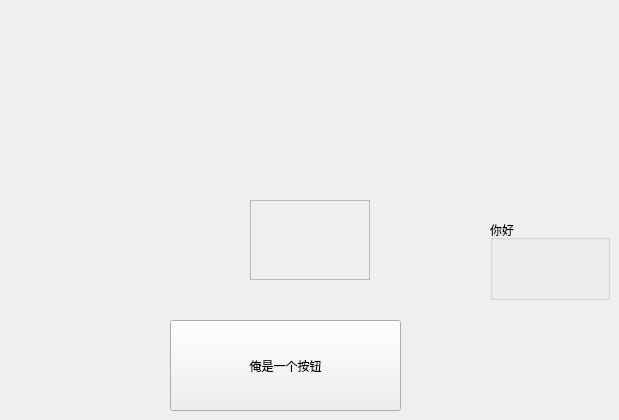
  <widget class="QWidget" name="centralwidget">
   <widget class="QPushButton" name="pbDemo">
    <property name="geometry">
     <rect>
      <x>170</x>
      <y>320</y>
      <width>231</width>
      <height>91</height>
     </rect>
    </property>
    <property name="styleSheet">
     <string notr="true">/*  ------------------------------------------------------------------------  */
/* QtMaterial - https://github.com/UN-GCPDS/qt-material
/* By Yeison Cardona - GCPDS
/*  ------------------------------------------------------------------------  */

*{
  color: #555555;

  font-family: Roboto;

  
    font-size: 13px;
  

  
    line-height: 13px;
  

  selection-background-color: #75a7ff;
  selection-color: #3c3c3c;
}

*:focus {
   outline: none;
}

/*  ------------------------------------------------------------------------  */
/*  Custom colors  */

.danger{
  color: #dc3545;
  background-color: transparent;
}

.warning{
  color: #ffc107;
  background-color: transparent;
}

.success{
  color: #17a2b8;
  background-color: transparent;
}

.danger:disabled{
  color: rgba(220, 53, 69, 0.4);
  border-color: rgba(220, 53, 69, 0.4);
}

.warning:disabled{
  color: rgba(255, 193, 7, 0.4);
  border-color: rgba(255, 193, 7, 0.4);
}

.success:disabled{
  color: rgba(23, 162, 184, 0.4);
  border-color: rgba(23, 162, 184, 0.4);
}

.danger:flat:disabled{
  background-color: rgba(220, 53, 69, 0.1);
}

.warning:flat:disabled{
  background-color: rgba(255, 193, 7, 0.1);
}

.success:flat:disabled{
  background-color: rgba(23, 162, 184, 0.1);
}

/*  ------------------------------------------------------------------------  */
/*  Basic widgets  */

QWidget {
  background-color: #e6e6e6;
}

QGroupBox,
QFrame {
  background-color: #e6e6e6;
  border: 2px solid #ffffff;
  border-radius: 4px;
}

QGroupBox.fill_background,
QFrame.fill_background {
  background-color: #f5f5f5;
  border: 2px solid #f5f5f5;
  border-radius: 4px;
}

QSplitter {
  background-color: transparent;
  border: none
}

QStatusBar {
  color: #555555;
  background-color: rgba(255, 255, 255, 0.2);
  border-radius: 0px;
}

QScrollArea,
QStackedWidget,
QWidget &gt; QToolBox,
QToolBox &gt; QWidget,
QTabWidget &gt; QWidget {
  border: none;
}

QTabWidget::pane {
  border: none;
}

/*  ------------------------------------------------------------------------  */
/*  Inputs  */

QDateTimeEdit,
QSpinBox,
QDoubleSpinBox,
QTextEdit,
QLineEdit,
QPushButton {
  color: #2979ff;
  background-color: #e6e6e6;
  border: 2px solid #2979ff;
  border-radius: 4px;
  height: 32px;
}

QDateTimeEdit,
QSpinBox,
QDoubleSpinBox,
QTreeView,
QListView,
QLineEdit,
QComboBox {
  padding-left: 16px;
  border-radius: 0px;
  background-color: #f5f5f5;
  border-width: 0 0 2px 0;
  border-radius: 0px;
  border-top-left-radius: 4px;
  border-top-right-radius: 4px;
  height: 32px;
}

QPlainTextEdit {
  border-radius: 4px;
  padding: 8px 16px;
  background-color: #e6e6e6;
  border: 2px solid #ffffff;
}

QTextEdit {
  padding: 8px 16px;
  border-radius: 4px;
  background-color: #f5f5f5;
}

QDateTimeEdit:disabled,
QSpinBox:disabled,
QDoubleSpinBox:disabled,
QTextEdit:disabled,
QLineEdit:disabled {
  color: rgba(41, 121, 255, 0.2);
  background-color: rgba(245, 245, 245, 0.75);
  border: 2px solid rgba(41, 121, 255, 0.2);
  border-width: 0 0 2px 0;
  padding: 0px 16px;
  border-radius: 0px;
  border-top-left-radius: 4px;
  border-top-right-radius: 4px;
  height: 32px;
}

/*  ------------------------------------------------------------------------  */
/*  QComboBox  */

QComboBox {
  color: #2979ff;
  border: 1px solid #2979ff;
  border-width: 0 0 2px 0;
  background-color: #f5f5f5;
  border-radius: 0px;
  border-top-left-radius: 4px;
  border-top-right-radius: 4px;
  height: 32px;
}

QComboBox:disabled {
  color: rgba(41, 121, 255, 0.2);
  background-color: rgba(245, 245, 245, 0.75);
  border-bottom: 2px solid rgba(41, 121, 255, 0.2);
}

QComboBox::drop-down {
  border: none;
  color: #2979ff;
  width: 20px;
}

QComboBox::down-arrow {
  image: url(icon:/primary/downarrow.svg);
  margin-right: 12px;
}

QComboBox::down-arrow:disabled {
  image: url(icon:/disabled/downarrow.svg);
  margin-right: 12px;
}

QComboBox QAbstractItemView {
  background-color: #f5f5f5;
  border: 2px solid #ffffff;
  border-radius: 4px;
}

QComboBox[frame='false'] {
  color: #2979ff;
  background-color: transparent;
  border: 1px solid transparent;
}
QComboBox[frame='false']:disabled {
  color: rgba(41, 121, 255, 0.2);
}

/*  ------------------------------------------------------------------------  */
/*  Spin buttons  */

QDateTimeEdit::up-button,
QDoubleSpinBox::up-button,
QSpinBox::up-button {
  subcontrol-origin: border;
  subcontrol-position: top right;
  width: 20px;
  image: url(icon:/primary/uparrow.svg);
  border-width: 0px;
  margin-right: 5px;
}

QDateTimeEdit::up-button:disabled,
QDoubleSpinBox::up-button:disabled,
QSpinBox::up-button:disabled {
  image: url(icon:/disabled/uparrow.svg);
}

QDateTimeEdit::down-button,
QDoubleSpinBox::down-button,
QSpinBox::down-button {
  subcontrol-origin: border;
  subcontrol-position: bottom right;
  width: 20px;
  image: url(icon:/primary/downarrow.svg);
  border-width: 0px;
  border-top-width: 0;
  margin-right: 5px;
}

QDateTimeEdit::down-button:disabled,
QDoubleSpinBox::down-button:disabled,
QSpinBox::down-button:disabled {
  image: url(icon:/disabled/downarrow.svg);
}

/*  ------------------------------------------------------------------------  */
/*  QPushButton  */

QPushButton {
  text-transform: uppercase;
  margin: 0px;
  padding: 1px 16px;
  height: 32px;
  font-weight: bold;

  
    border-radius: 4px;
  


}

QPushButton:checked,
QPushButton:pressed {
  color: #e6e6e6;
  background-color: #2979ff;
}

QPushButton:flat {
  margin: 0px;
  color: #2979ff;
  border: none;
  background-color: transparent;
}

QPushButton:flat:hover {
  background-color: rgba(41, 121, 255, 0.2);
}

QPushButton:flat:pressed,
QPushButton:flat:checked {
  background-color: rgba(41, 121, 255, 0.1);
}

QPushButton:disabled {
  color: rgba(255, 255, 255, 0.75);
  background-color: transparent;
  border-color:  #ffffff;
}

QPushButton:flat:disabled {
  color: rgba(255, 255, 255, 0.75);
  background-color: rgba(255, 255, 255, 0.25);
  border: none;
}

QPushButton:disabled {
  border: 2px solid rgba(255, 255, 255, 0.75);
}

QPushButton:checked:disabled {
  color: #f5f5f5;
  background-color: #ffffff;
  border-color:  #ffffff;
}

/*  ------------------------------------------------------------------------  */
/*  QTabBar  */

QTabBar{
  text-transform: uppercase;
  font-weight: bold;
}

QTabBar::tab {
  color: #555555;
  border: 0px;
}

QTabBar::tab:bottom,
QTabBar::tab:top{
  padding: 0 16px;
  height: 28px;
}

QTabBar::tab:left,
QTabBar::tab:right{
  padding: 16px 0;
  width: 28px;
}

QTabBar::tab:top:selected,
QTabBar::tab:top:hover {
  color: #2979ff;
  border-bottom: 2px solid #2979ff;
}

QTabBar::tab:bottom:selected,
QTabBar::tab:bottom:hover {
  color: #2979ff;
  border-top: 2px solid #2979ff;
}

QTabBar::tab:right:selected,
QTabBar::tab:right:hover {
  color: #2979ff;
  border-left: 2px solid #2979ff;
}

QTabBar::tab:left:selected,
QTabBar::tab:left:hover {
  color: #2979ff;
  border-right: 2px solid #2979ff;
}

QTabBar QToolButton:hover,
QTabBar QToolButton {
  border: 20px;
  background-color: #e6e6e6;
}

QTabBar QToolButton::up-arrow {
  image: url(icon:/disabled/uparrow2.svg);
}

QTabBar QToolButton::up-arrow:hover {
  image: url(icon:/primary/uparrow2.svg);
}

QTabBar QToolButton::down-arrow {
  image: url(icon:/disabled/downarrow2.svg);
}

QTabBar QToolButton::down-arrow:hover {
  image: url(icon:/primary/downarrow2.svg);
}

QTabBar QToolButton::right-arrow {
  image: url(icon:/primary/rightarrow2.svg);
}

QTabBar QToolButton::right-arrow:hover {
  image: url(icon:/disabled/rightarrow2.svg);
}

QTabBar QToolButton::left-arrow {
  image: url(icon:/primary/leftarrow2.svg);
}

QTabBar QToolButton::left-arrow:hover {
  image: url(icon:/disabled/leftarrow2.svg);
}

QTabBar::close-button {
  image: url(icon:/disabled/tab_close.svg);
}

QTabBar::close-button:hover {
  image: url(icon:/primary/tab_close.svg);
}

/*  ------------------------------------------------------------------------  */
/*  QGroupBox  */

QGroupBox {
  padding: 16px;
  padding-top: 36px;
  line-height: ;
  text-transform: uppercase;
  font-size: ;
}

QGroupBox::title {
  color: rgba(85, 85, 85, 0.4);
  subcontrol-origin: margin;
  subcontrol-position: top left;
  padding: 16px;
  background-color: #e6e6e6;
  background-color: transparent;
  height: 36px;
}

/*  ------------------------------------------------------------------------  */
/*  QRadioButton and QCheckBox labels  */

QRadioButton,
QCheckBox {
  spacing: 12px;
  color: #555555;
  line-height: 14px;
  height: 36px;
  background-color: transparent;
  spacing: 5px;
}

QRadioButton:disabled,
QCheckBox:disabled {
  color: rgba(85, 85, 85, 0.3);
}

/*  ------------------------------------------------------------------------  */
/*  General Indicators  */

QGroupBox::indicator {
  width: 24px;
  height: 24px;
  border-radius: 3px;
}

QMenu::indicator,
QListView::indicator,
QTableWidget::indicator,
QRadioButton::indicator,
QCheckBox::indicator {
  width: 28px;
  height: 28px;
  border-radius: 4px;
 }

/*  ------------------------------------------------------------------------  */
/*  QListView Indicator  */

QListView::indicator:checked,
QListView::indicator:checked:selected,
QListView::indicator:checked:focus {
  image: url(icon:/primary/checklist.svg);
}

QListView::indicator:checked:selected:active {
  image: url(icon:/primary/checklist_invert.svg);
}

QListView::indicator:checked:disabled {
  image: url(icon:/disabled/checklist.svg);
}

QListView::indicator:indeterminate,
QListView::indicator:indeterminate:selected,
QListView::indicator:indeterminate:focus {
  image: url(icon:/primary/checklist_indeterminate.svg);
}

QListView::indicator:indeterminate:selected:active {
  image: url(icon:/primary/checklist_indeterminate_invert.svg);
}

QListView::indicator:indeterminate:disabled {
  image: url(icon:/disabled/checklist_indeterminate.svg);
}

/*  ------------------------------------------------------------------------  */
/*  QTableView Indicator  */

QTableView::indicator:enabled:checked,
QTableView::indicator:enabled:checked:selected,
QTableView::indicator:enabled:checked:focus {
  image: url(icon:/primary/checkbox_checked.svg);
}

QTableView::indicator:checked:selected:active {
  image: url(icon:/primary/checkbox_checked_invert.svg);
}

QTableView::indicator:disabled:checked,
QTableView::indicator:disabled:checked:selected,
QTableView::indicator:disabled:checked:focus {
  image: url(icon:/disabled/checkbox_checked.svg);
}

QTableView::indicator:enabled:unchecked,
QTableView::indicator:enabled:unchecked:selected,
QTableView::indicator:enabled:unchecked:focus {
  image: url(icon:/primary/checkbox_unchecked.svg);
}

QTableView::indicator:unchecked:selected:active {
  image: url(icon:/primary/checkbox_unchecked_invert.svg);
}

QTableView::indicator:disabled:unchecked,
QTableView::indicator:disabled:unchecked:selected,
QTableView::indicator:disabled:unchecked:focus {
  image: url(icon:/disabled/checkbox_unchecked.svg);
}

QTableView::indicator:enabled:indeterminate,
QTableView::indicator:enabled:indeterminate:selected,
QTableView::indicator:enabled:indeterminate:focus {
  image: url(icon:/primary/checkbox_indeterminate.svg);
}

QTableView::indicator:indeterminate:selected:active {
  image: url(icon:/primary/checkbox_indeterminate_invert.svg);
}

QTableView::indicator:disabled:indeterminate,
QTableView::indicator:disabled:indeterminate:selected,
QTableView::indicator:disabled:indeterminate:focus {
  image: url(icon:/disabled/checkbox_indeterminate.svg);
}

/*  ------------------------------------------------------------------------  */
/*  QCheckBox and QGroupBox Indicator  */

QCheckBox::indicator:checked,
QGroupBox::indicator:checked {
  image: url(icon:/primary/checkbox_checked.svg);
}

QCheckBox::indicator:unchecked,
QGroupBox::indicator:unchecked {
  image: url(icon:/primary/checkbox_unchecked.svg);
}

QCheckBox::indicator:indeterminate,
QGroupBox::indicator:indeterminate {
  image: url(icon:/primary/checkbox_indeterminate.svg);
}

QCheckBox::indicator:checked:disabled,
QGroupBox::indicator:checked:disabled {
  image: url(icon:/disabled/checkbox_checked.svg);
}

QCheckBox::indicator:unchecked:disabled,
QGroupBox::indicator:unchecked:disabled {
  image: url(icon:/disabled/checkbox_unchecked.svg);
}

QCheckBox::indicator:indeterminate:disabled,
QGroupBox::indicator:indeterminate:disabled {
  image: url(icon:/disabled/checkbox_indeterminate.svg);
}

/*  ------------------------------------------------------------------------  */
/*  QRadioButton Indicator  */

QRadioButton::indicator:checked {
  image: url(icon:/primary/radiobutton_checked.svg);
}

QRadioButton::indicator:unchecked {
  image: url(icon:/primary/radiobutton_unchecked.svg);
}

QRadioButton::indicator:checked:disabled {
  image: url(icon:/disabled/radiobutton_checked.svg);
}

QRadioButton::indicator:unchecked:disabled {
  image: url(icon:/disabled/radiobutton_unchecked.svg);
}

/*  ------------------------------------------------------------------------  */
/*  QDockWidget  */

QDockWidget {
  color: #555555;
  text-transform: uppercase;
  border: 2px solid #f5f5f5;
  titlebar-close-icon: url(icon:/primary/close.svg);
  titlebar-normal-icon: url(icon:/primary/float.svg);
  border-radius: 4px;
}

QDockWidget::title {
  text-align: left;
  padding-left: 36px;
  padding: 3px;
  margin-top: 4px;
}

/*  ------------------------------------------------------------------------  */
/*  QComboBox indicator  */

QComboBox::indicator:checked {
  image: url(icon:/primary/checklist.svg);
}

QComboBox::indicator:checked:selected {
  image: url(icon:/primary/checklist_invert.svg);
}

/*  ------------------------------------------------------------------------  */
/*  Menu Items  */

QComboBox::item,
QCalendarWidget QMenu::item,
QMenu::item {
  
    height: 28px;
  
  border: 8px solid transparent;
  color: #555555;
}

QCalendarWidget QMenu::item,
QMenu::item {
  
    
  
}


QComboBox::item:selected,
QCalendarWidget QMenu::item:selected,
QMenu::item:selected {
  color: #3c3c3c;
  background-color: #75a7ff;
  border-radius: 0px;
}

QComboBox::item:disabled,
QCalendarWidget QMenu::item:disabled,
QMenu::item:disabled {
  color: rgba(85, 85, 85, 0.3);
}

/*  ------------------------------------------------------------------------  */
/*  QMenu  */

QCalendarWidget QMenu,
QMenu {
  background-color: #f5f5f5;
  border: 2px solid #ffffff;
  border-radius: 4px;
}

QMenu::separator {
  height: 2px;
  background-color: #ffffff;
  margin-left: 2px;
  margin-right: 2px;
}

QMenu::right-arrow{
  image: url(icon:/primary/rightarrow.svg);
  width: 16px;
  height: 16px;
}

QMenu::right-arrow:selected{
  image: url(icon:/disabled/rightarrow.svg);
}

QMenu::indicator:non-exclusive:unchecked {
  image: url(icon:/primary/checkbox_unchecked.svg);
}

QMenu::indicator:non-exclusive:unchecked:selected {
  image: url(icon:/primary/checkbox_unchecked_invert.svg);
}

QMenu::indicator:non-exclusive:checked {
  image: url(icon:/primary/checkbox_checked.svg);
}

QMenu::indicator:non-exclusive:checked:selected {
  image: url(icon:/primary/checkbox_checked_invert.svg);
}

QMenu::indicator:exclusive:unchecked {
  image: url(icon:/primary/radiobutton_unchecked.svg);
}

QMenu::indicator:exclusive:unchecked:selected {
  image: url(icon:/primary/radiobutton_unchecked_invert.svg);
}

QMenu::indicator:exclusive:checked {
  image: url(icon:/primary/radiobutton_checked.svg);
}

QMenu::indicator:exclusive:checked:selected {
  image: url(icon:/primary/radiobutton_checked_invert.svg);
}

/*  ------------------------------------------------------------------------  */
/*  QMenuBar  */

QMenuBar {
  background-color: #f5f5f5;
  color: #555555;
}

QMenuBar::item {
  height: 32px;
  padding: 8px;
  background-color: transparent;
  color: #555555;
}

QMenuBar::item:selected,
QMenuBar::item:pressed {
  color: #3c3c3c;
  background-color: #75a7ff;
}

/*  ------------------------------------------------------------------------  */
/*  QToolBox  */

QToolBox::tab {
  background-color: #f5f5f5;
  color: #555555;
  text-transform: uppercase;
  border-radius: 4px;
  padding-left: 15px;
}

QToolBox::tab:selected,
QToolBox::tab:hover {
  background-color: rgba(41, 121, 255, 0.2);
}

/*  ------------------------------------------------------------------------  */
/*  QProgressBar  */

QProgressBar {
  border-radius: 0;
  background-color: #ffffff;
  text-align: center;
  color: transparent;
}

QProgressBar::chunk {
  background-color: #2979ff;
}

/*  ------------------------------------------------------------------------  */
/*  QScrollBar  */

QScrollBar:horizontal {
  border: 0;
  background: #f5f5f5;
  height: 8px;
}

QScrollBar:vertical {
  border: 0;
  background: #f5f5f5;
  width: 8px;
}

QScrollBar::handle {
  background: rgba(41, 121, 255, 0.1);
}

QScrollBar::handle:horizontal {
  min-width: 24px;
}

QScrollBar::handle:vertical {
  min-height: 24px;
}

QScrollBar::handle:vertical:hover,
QScrollBar::handle:horizontal:hover {
  background: #2979ff;
}

QScrollBar::add-line:vertical,
QScrollBar::sub-line:vertical,
QScrollBar::add-line:horizontal,
QScrollBar::sub-line:horizontal {
  border: 0;
  background: transparent;
  width: 0px;
  height: 0px;
}

/*  ------------------------------------------------------------------------  */
/*  QScrollBar-Big  */

QScrollBar.big:horizontal {
  border: 0;
  background: #f5f5f5;
  height: 36px;
}

QScrollBar.big:vertical {
  border: 0;
  background: #f5f5f5;
  width: 36px;
}

QScrollBar.big::handle,
QScrollBar.big::handle:vertical:hover,
QScrollBar.big::handle:horizontal:hover {
  background: #2979ff;
}

QScrollBar.big::handle:horizontal {
  min-width: 24px;
}

QScrollBar.big::handle:vertical {
  min-height: 24px;
}

QScrollBar.big::add-line:vertical,
QScrollBar.big::sub-line:vertical,
QScrollBar.big::add-line:horizontal,
QScrollBar.big::sub-line:horizontal {
  border: 0;
  background: transparent;
  width: 0px;
  height: 0px;
}

/*  ------------------------------------------------------------------------  */
/*  QSlider  */

QSlider:horizontal {
  min-height: 24px;
  max-height: 24px;
}

QSlider:vertical {
  min-width: 24px;
  max-width: 24px;
}

QSlider::groove:horizontal {
  height: 4px;
  background: #393939;
  margin: 0 12px;
}

QSlider::groove:vertical {
  width: 4px;
  background: #393939;
  margin: 12px 0;
  border-radius: 24px;
}

QSlider::handle:horizontal {
  image: url(icon:/primary/slider.svg);
  width: 24px;
  height: 24px;
  margin: -24px -12px;
}

QSlider::handle:vertical {
  image: url(icon:/primary/slider.svg);
  border-radius: 24px;
  width: 24px;
  height: 24px;
  margin: -12px -24px;
}

QSlider::add-page {
background: #f5f5f5;
}

QSlider::sub-page {
background: #2979ff;
}

/*  ------------------------------------------------------------------------  */
/*  QLabel  */

QLabel {
  border: none;
  background: transparent;
  color: #555555
}

QLabel:disabled {
  color: rgba(85, 85, 85, 0.2)
}

/*  ------------------------------------------------------------------------  */
/*  VLines and HLinex  */

QFrame[frameShape=&quot;4&quot;] {
    border-width: 1px 0 0 0;
    background: none;
}

QFrame[frameShape=&quot;5&quot;] {
    border-width: 0 1px 0 0;
    background: none;
}

QFrame[frameShape=&quot;4&quot;],
QFrame[frameShape=&quot;5&quot;] {
  border-color: #ffffff;
}

/*  ------------------------------------------------------------------------  */
/*  QToolBar  */

QToolBar {
  background: #e6e6e6;
  border: 0px solid;
}

QToolBar:horizontal {
  border-bottom: 1px solid #ffffff;
}

QToolBar:vertical {
  border-right: 1px solid #ffffff;
}

QToolBar::handle:horizontal {
  image: url(icon:/primary/toolbar-handle-horizontal.svg);
}

QToolBar::handle:vertical {
  image: url(icon:/primary/toolbar-handle-vertical.svg);
}

QToolBar::separator:horizontal {
  border-right: 1px solid #ffffff;
  border-left: 1px solid #ffffff;
  width: 1px;
}

QToolBar::separator:vertical {
  border-top: 1px solid #ffffff;
  border-bottom: 1px solid #ffffff;
  height: 1px;
}


/*  ------------------------------------------------------------------------  */
/*  QToolButton  */

QToolButton {
  background: #e6e6e6;
  border: 0px;
  height: 36px;
  margin: 3px;
  padding: 3px;
  border-right: 12px solid #e6e6e6;
  border-left: 12px solid #e6e6e6;
}

QToolButton:hover {
  background: #ffffff;
  border-right: 12px solid #ffffff;
  border-left: 12px solid #ffffff;
}

QToolButton:pressed {
  background: #f5f5f5;
  border-right: 12px solid #f5f5f5;
  border-left: 12px solid #f5f5f5;
}

QToolButton:checked {
  background: #ffffff;
  border-left: 12px solid #ffffff;
  border-right: 12px solid #2979ff;
}

/*  ------------------------------------------------------------------------  */
/*  General viewers  */

QTableView {
  background-color: #e6e6e6;
  border: 1px solid #f5f5f5;
  border-radius: 4px;
}

QTreeView,
QListView {
  border-radius: 4px;
  padding: 4px;
  margin: 0px;
  border: 0px;
}

QTableView::item,
QTreeView::item,
QListView::item {
  padding: 4px;
  min-height: 32px;
  color: #555555;
  selection-color: #555555; /* For Windows */
  border-color: transparent;  /* Fix #34 */
}

/*  ------------------------------------------------------------------------  */
/*  Items Selection */

QTableView::item:selected,
QTreeView::item:selected,
QListView::item:selected {
  background-color: rgba(41, 121, 255, 0.2);
  selection-background-color: rgba(41, 121, 255, 0.2);
  color: #555555;
  selection-color: #555555; /* For Windows */
}

QTableView::item:selected:focus,
QTreeView::item:selected:focus,
QListView::item:selected:focus {
  background-color: #2979ff;
  selection-background-color: #2979ff;
  color: #3c3c3c;
  selection-color: #3c3c3c; /* For Windows */
}

QTableView {
  selection-background-color: rgba(41, 121, 255, 0.2);
}

QTableView:focus {
  selection-background-color: #2979ff;
}

QTableView::item:disabled {
  color: rgba(85, 85, 85, 0.3);
  selection-color: rgba(85, 85, 85, 0.3);
  background-color: #f5f5f5;
  selection-background-color: #f5f5f5;
}

/*  ------------------------------------------------------------------------  */
/*  QTreeView  */

QTreeView::branch{
  background-color: #f5f5f5;
}

QTreeView::branch:closed:has-children:has-siblings,
QTreeView::branch:closed:has-children:!has-siblings {
  image: url(icon:/primary/branch-closed.svg);
}

QTreeView::branch:open:has-children:!has-siblings,
QTreeView::branch:open:has-children:has-siblings {
  image: url(icon:/primary/branch-open.svg);
}

QTreeView::branch:has-siblings:!adjoins-item {
  border-image: url(icon:/disabled/vline.svg) 0;
}

QTreeView::branch:has-siblings:adjoins-item {
    border-image: url(icon:/disabled/branch-more.svg) 0;
}

QTreeView::branch:!has-children:!has-siblings:adjoins-item,
QTreeView::branch:has-children:!has-siblings:adjoins-item {
    border-image: url(icon:/disabled/branch-end.svg) 0;
}

QTreeView QHeaderView::section {
  border: none;
}


/*  ------------------------------------------------------------------------  */
/*  Custom buttons  */

QPushButton.danger {
  border-color: #dc3545;
  color: #dc3545;
}

QPushButton.danger:checked,
QPushButton.danger:pressed {
  color: #e6e6e6;
  background-color: #dc3545;
}

QPushButton.warning{
  border-color: #ffc107;
  color: #ffc107;
}

QPushButton.warning:checked,
QPushButton.warning:pressed {
  color: #e6e6e6;
  background-color: #ffc107;
}

QPushButton.success {
  border-color: #17a2b8;
  color: #17a2b8;
}

QPushButton.success:checked,
QPushButton.success:pressed {
  color: #e6e6e6;
  background-color: #17a2b8;
}

QPushButton.danger:flat:hover {
  background-color: rgba(220, 53, 69, 0.2);
}

QPushButton.danger:flat:pressed,
QPushButton.danger:flat:checked {
  background-color: rgba(220, 53, 69, 0.1);
  color: #dc3545;
}

QPushButton.warning:flat:hover {
  background-color: rgba(255, 193, 7, 0.2);
}

QPushButton.warning:flat:pressed,
QPushButton.warning:flat:checked {
  background-color: rgba(255, 193, 7, 0.1);
  color: #ffc107;
}

QPushButton.success:flat:hover {
  background-color: rgba(23, 162, 184, 0.2);
}

QPushButton.success:flat:pressed,
QPushButton.success:flat:checked {
  background-color: rgba(23, 162, 184, 0.1);
  color: #17a2b8;
}

/*  ------------------------------------------------------------------------  */
/*  QTableView  */

QTableCornerButton::section {
  background-color: #f5f5f5;
  border-radius: 0px;
  border-right: 1px solid;
  border-bottom: 1px solid;
  border-color: #e6e6e6;
}

QTableView {
  alternate-background-color: rgba(245, 245, 245, 0.7);
}

QHeaderView {
  border: none;
}

QHeaderView::section {
  color: rgba(85, 85, 85, 0.7);
  text-transform: uppercase;
  background-color: #f5f5f5;
  padding: 0 24px;
  height: 36px;
  border-radius: 0px;
  border-right: 1px solid;
  border-bottom: 1px solid;
  border-color: #e6e6e6;
}

QHeaderView::section:vertical {

}

QHeaderView::section:horizontal {

}

/*  ------------------------------------------------------------------------  */
/*  QLCDNumber  */

QLCDNumber {
  color: #2979ff;
  background-color:rgba(41, 121, 255, 0.1);
  border: 1px solid rgba(41, 121, 255, 0.3);
  border-radius: 4px;
}

/*  ------------------------------------------------------------------------  */
/*  QCalendarWidget  */

#qt_calendar_prevmonth {
  qproperty-icon: url(icon:/primary/leftarrow.svg);
}

#qt_calendar_nextmonth {
  qproperty-icon: url(icon:/primary/rightarrow.svg);
}

/*  ------------------------------------------------------------------------  */
/*  Inline QLineEdit  */

QTreeView QLineEdit,
QTableView QLineEdit,
QListView QLineEdit {
  color: #555555;
  background-color: #f5f5f5;
  border: 1px solid unset;
  border-radius: unset;
  padding: unset;
  padding-left: unset;
  height: unset;
  border-width: unset;
  border-top-left-radius: unset;
  border-top-right-radius: unset;
}

/*  ------------------------------------------------------------------------  */
/*  QToolTip  */

QToolTip {
  padding: 4px;
  border: 1px solid #e6e6e6;
  border-radius: 4px;
  color: #555555;
  background-color: #ffffff;
}

/*  ------------------------------------------------------------------------  */
/*  QDialog  */



QDialog QToolButton:disabled {
  background-color: #f5f5f5;
  color: #555555
}

/*  ------------------------------------------------------------------------  */
/*  Grips  */


QMainWindow::separator:vertical,
QSplitter::handle:horizontal {
  image: url(icon:/primary/splitter-horizontal.svg);
}

QMainWindow::separator:horizontal,
QSplitter::handle:vertical {
  image: url(icon:/primary/splitter-vertical.svg);
}

QSizeGrip {
  image: url(icon:/primary/sizegrip.svg);
  background-color: transparent;
}

QMenuBar QToolButton:hover,
QMenuBar QToolButton:pressed,
QMenuBar QToolButton {
  border-width: 0;
  border-left: 10px;
  border-image: url(icon:/primary/rightarrow2.svg);
  background-color: transparent;
}</string>
    </property>
    <property name="text">
     <string>俺是一个按钮</string>
    </property>
   </widget>
   <widget class="QGroupBox" name="groupBox">
    <property name="geometry">
     <rect>
      <x>490</x>
      <y>220</y>
      <width>120</width>
      <height>80</height>
     </rect>
    </property>
    <property name="title">
     <string>你好</string>
    </property>
   </widget>
   <widget class="QFrame" name="frame">
    <property name="geometry">
     <rect>
      <x>250</x>
      <y>200</y>
      <width>120</width>
      <height>80</height>
     </rect>
    </property>
    <property name="frameShape">
     <enum>QFrame::StyledPanel</enum>
    </property>
    <property name="frameShadow">
     <enum>QFrame::Raised</enum>
    </property>
   </widget>
  </widget>
